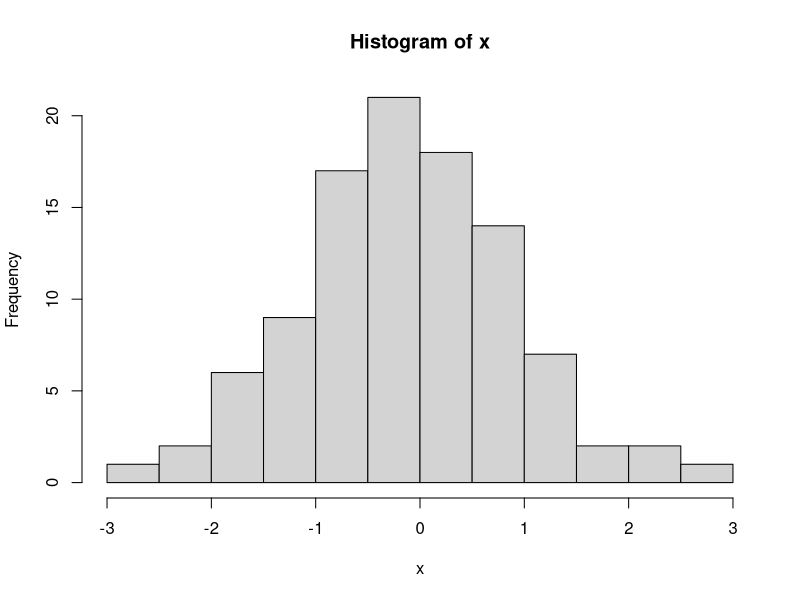

Write R code to recreate this figure.
x <- rnorm(100)
hist(x)

# This is a random code

# Token: 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


length(x)
sum(x^2)
sum(x^3)*sum(x^4)
